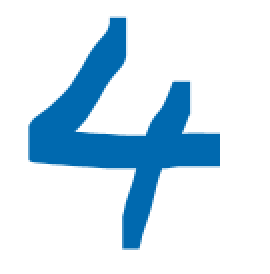
#> input picture test_img/4.png, 135 x 137 px, found by its file name (shown 2 times larger)
$ python advancedImprove.py   (older library calls are emulated)
#> lines starting #> are read from the running program, lines starting #| are printed output that depends on the picture
### neuralNetwork.py
# -*- coding: utf-8 -*-
"""
神经网络基本框架
初始化、训练、查询
"""
import numpy as np
from scipy.special import expit, logit
import os


class neuralNetwork:
    #初始化神经网络
    def __init__(self, inputnodes, hiddennodes, outputnodes, learningrate):
        #神经网络各层初始参数
        self.inodes = inputnodes
        self.hnodes = hiddennodes
        self.onodes = outputnodes

        #学习率
        self.lr = learningrate

        if self.init_check():
            #若存在权重文件，则使用
            self.wih = np.loadtxt(
                open("weight_data/wih.csv", "r"), delimiter=",", skiprows=0)
            self.who = np.loadtxt(
                open("weight_data/who.csv", "r"), delimiter=",", skiprows=0)
        else:
            #若不存在权重文件，初始化权重网络,mean=0,std=1/((连接数)^(1/2))
            self.wih = np.random.normal(0.0, pow(self.hnodes, -.5),
                                        (self.hnodes, self.inodes))
            self.who = np.random.normal(0.0, pow(self.onodes, -.5),
                                        (self.onodes, self.hnodes))

        #利用现有库创建Sigmoid函数
        self.activation_function = expit

    #验证是否存在已训练好的权重文件，文件是否有效
    def init_check(self):
        if os.path.exists('weight_data/wih.csv') and os.path.exists(
                'weight_data/who.csv'):
            if (np.loadtxt(
                    open("weight_data/wih.csv", "r"), delimiter=",",
                    skiprows=0).shape == (self.hnodes, self.inodes)
                    and np.loadtxt(
                        open("weight_data/who.csv", "r"),
                        delimiter=",",
                        skiprows=0).shape == (self.onodes, self.hnodes)):
                return True
        return False

    #训练神经网络
    # [60 lines left out: functions train, query, back_query, not called in this run]

### advancedImprove.py
# -*- coding: utf-8 -*-
"""
其他验证：
识别自定义图片
查看反向查询的图像
"""
import scipy.misc
import numpy as np
import os
import neuralNetwork as nt
from PIL import Image

#图片缩放为指定像素
def imag_scale(input_path,maxw,maxh):
    imag_name=os.listdir(input_path)
# =============================================================================
#     if not os.path.exists(input_path+'/scaled_imag'):
#         os.makedirs(input_path+'/scaled_img')
# =============================================================================
    count=0
    for name in imag_name:
        try:
            imag_path=os.path.join(input_path,name)
            print(imag_path)
            im=Image.open(imag_path)
            newim=Image.new('RGB',(maxw,maxh),'white')
            w,h=im.size
            scale=min(maxw/w,maxh/h)

            out=im.resize((int(w*scale),int(h*scale)))
            newim.paste(out,(0,0))
            save_path=input_path+'/scaled_img/'+name
            newim.save(save_path)
            print(newim.size)
            count += 1
        except:
            pass
    print('共计处理图片',count,'张')

#图片读取为可供使用的数组
def imag_to_array(imag_path):
#> called with imag_path = 'test_img/scaled_img/4.png'
    imag_array=scipy.misc.imread(imag_path,flatten=True)
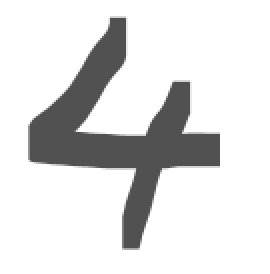
#> imag_array: shape (137, 135) float32 (shown 2 times larger); min 81.58, max 255, mean 222.2
#> (the run stopped early here; a loop or call above may not have finished)
